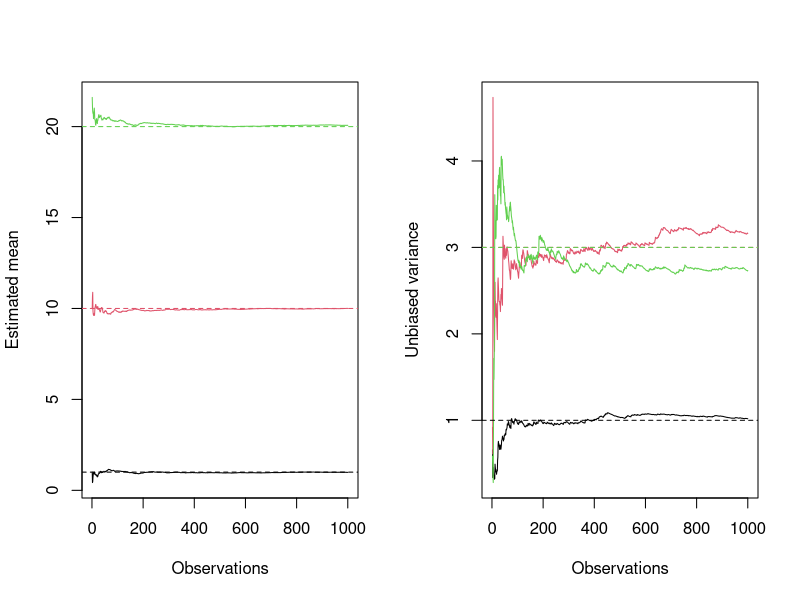

Source code (R):
# Adapted from _posts/2017-11-20-online-estimation-of-gaussians.md.
# Seeded experiment, not a pixel-identical recreation of the historical PNG.
# Run from this directory: Rscript online-mean-covariance.R
set.seed(20260215)
mu <- c(1, 10, 20)
Sigma <- matrix(c(1, -1, .5, -1, 3, -1, .5, -1, 3), 3, 3)
X <- MASS::mvrnorm(n = 1000, mu = mu, Sigma = Sigma)
running_mean <- numeric(3)
scatter <- matrix(0, 3, 3)
means <- matrix(NA_real_, nrow(X), 3)
variances <- matrix(NA_real_, nrow(X), 3)
for (n in seq_len(nrow(X))) {
  delta <- X[n, ] - running_mean
  running_mean <- running_mean + delta / n
  scatter <- scatter + tcrossprod(delta, X[n, ] - running_mean)
  means[n, ] <- running_mean
  # Unbiased sample covariance is undefined for n = 1.
  if (n > 1) variances[n, ] <- diag(scatter / (n - 1))
}
stopifnot(isTRUE(all.equal(running_mean, colMeans(X), tolerance = 1e-10)))
stopifnot(isTRUE(all.equal(scatter / (nrow(X) - 1), cov(X), tolerance = 1e-10)))
pdf('r-online-mean-covariance.pdf', width = 10, height = 4)
par(mfrow = c(1, 2))
matplot(means, type = 'l', lty = 1, xlab = 'Observations', ylab = 'Estimated mean')
abline(h = mu, col = 1:3, lty = 2)
matplot(variances, type = 'l', lty = 1, xlab = 'Observations', ylab = 'Unbiased variance')
abline(h = diag(Sigma), col = 1:3, lty = 2)
dev.off()
print(running_mean)
print(scatter / (nrow(X) - 1))
